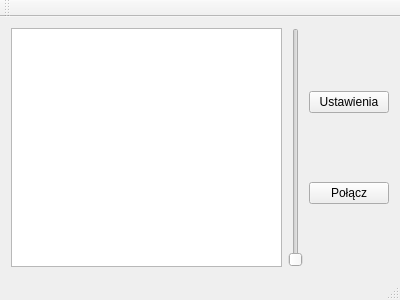
<?xml version="1.0" encoding="UTF-8"?>
<ui version="4.0">
 <class>MainWindow</class>
 <widget class="QMainWindow" name="MainWindow">
  <property name="geometry">
   <rect>
    <x>0</x>
    <y>0</y>
    <width>400</width>
    <height>300</height>
   </rect>
  </property>
  <property name="windowTitle">
   <string>MainWindow</string>
  </property>
  <widget class="QWidget" name="centralWidget">
   <layout class="QHBoxLayout" name="horizontalLayout">
    <item>
     <widget class="QPlainTextEdit" name="plainTextEditLog"/>
    </item>
    <item>
     <widget class="QSlider" name="verticalSliderPion">
      <property name="orientation">
       <enum>Qt::Vertical</enum>
      </property>
     </widget>
    </item>
    <item>
     <layout class="QVBoxLayout" name="verticalLayout">
      <item>
       <widget class="QPushButton" name="pushButtonPreferences">
        <property name="text">
         <string>Ustawienia</string>
        </property>
       </widget>
      </item>
      <item>
       <widget class="QPushButton" name="pushButtonConnect">
        <property name="text">
         <string>Połącz</string>
        </property>
       </widget>
      </item>
     </layout>
    </item>
   </layout>
  </widget>
  <widget class="QMenuBar" name="menuBar">
   <property name="geometry">
    <rect>
     <x>0</x>
     <y>0</y>
     <width>400</width>
     <height>21</height>
    </rect>
   </property>
  </widget>
  <widget class="QToolBar" name="mainToolBar">
   <attribute name="toolBarArea">
    <enum>TopToolBarArea</enum>
   </attribute>
   <attribute name="toolBarBreak">
    <bool>false</bool>
   </attribute>
  </widget>
  <widget class="QStatusBar" name="statusBar"/>
 </widget>
 <layoutdefault spacing="6" margin="11"/>
 <resources/>
 <connections/>
</ui>
